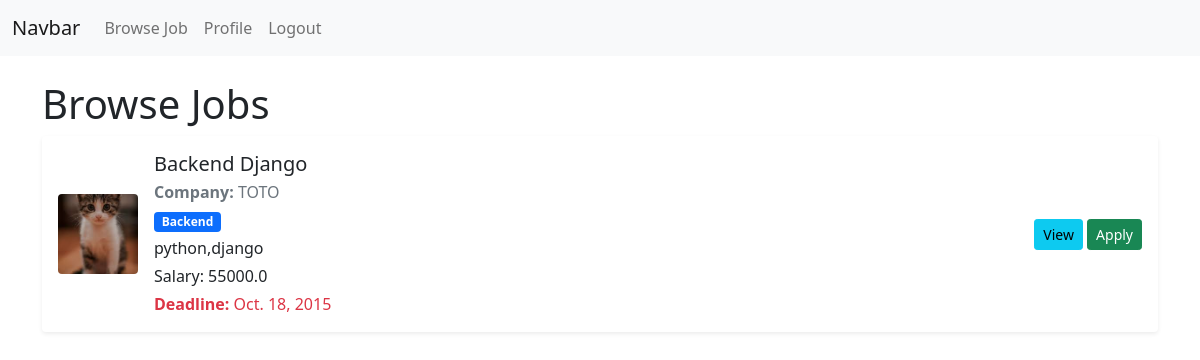
The page /browse-job/ (signed in) on the database its author committed.
### JobPortalApp/models.py (models this page shows, shortened)
class JobPostModel(models.Model):
  posted_by = models.ForeignKey(
    RecruiterProfileModel,
    on_delete=models.CASCADE,
    related_name='job_post_info',
    null=True
  )
  category = models.ForeignKey(
    CategoryModel,
    on_delete=models.CASCADE,
    null=True
  )
  title = models.CharField(max_length=200, null=True)
  number_of_openings = models.PositiveIntegerField(null=True)
  description = models.TextField(null=True)
  skills_set = models.TextField(null=True)
  deadline = models.DateField(null=True)
  salary = models.FloatField(null=True)
  created_at = models.DateField(auto_now_add=True, null=True)
  updated_at = models.DateField(auto_now=True, null=True)
  def __str__(self):
      return f'{self.title}'

class RecruiterProfileModel(models.Model):
  recruiter = models.OneToOneField(
    CustomUserModel,
    on_delete=models.CASCADE,
    related_name='recruiter_profile',
    null=True
  )
  company_name=models.CharField(max_length=100, null=True)
  address = models.TextField(null=True)
  contact = models.CharField(max_length=20, null=True)
  logo = models.ImageField(upload_to='company_logo', null=True)
  created_at = models.DateField(auto_now_add=True, null=True)
  updated_at = models.DateField(auto_now=True, null=True)

class CategoryModel(models.Model):
  name = models.CharField(max_length=200, null=True)

### JobPortalApp/views.py (the view)
# urls.py: path('browse-job/',browse_job_view, name='browse_job_view'),
def browse_job_view(request):
    current_user = request.user
    print(current_user)
    search_query = request.GET.get('search_query')
    job_data = JobPostModel.objects.all()
    print("browse job: ", job_data)
    if  current_user.is_authenticated:
        print("sdlfjsdlfka")
        if current_user.user_type == 'Recruiter':
            try:
                job_data = JobPostModel.objects.filter(posted_by = current_user.recruiter_profile)
            except:
                messages.error(request, 'Please, Update your profile first.')
                return redirect('update_profile_view')
    if search_query:
        job_data = JobPostModel.objects.filter(
            Q(title__icontains = search_query) |
            Q(category__name__icontains = search_query) |
            Q(posted_by__company_name__icontains = search_query)
        )
    context = {
        'job_data': job_data
    }
    return render(request,'browse-jobs.html', context)

### JobPortalApp/models.py (called while the page is built)
  def __str__(self):
      return f'{self.username}'

### JobPortalApp/templates/browse-jobs.html (shortened to what this page needs)
{% extends 'master/base.html' %}
{% block content %}
  <h1>Browse Jobs</h1>
  {% for job in job_data %}
    <div class="card shadow-sm border-0 mb-3 mt-2">
      <div class="card-body">
        <div class="d-flex align-items-center">
          <div class="flex-shrink-0 me-3">
            <img src="{{ job.posted_by.logo.url }}" alt="{{ job.posted_by.company_name }}" class="rounded" style="width: 80px; height: 80px; object-fit: cover;" />
          </div>
          <div class="flex-grow-1">
            <h5 class="mb-1">{{ job.title }}</h5>
            <p class="mb-1 text-muted">
              <strong>Company:</strong>
              {{ job.posted_by.company_name }}
            </p>
            <p class="mb-1">
              <span class="badge bg-primary">{{ job.category.name }}</span>
            </p>
            <p class="mb-1">{{ job.skills_set }}</p>
            <p class="mb-1">Salary: {{ job.salary }}</p>
            <p class="mb-0 text-danger">
              <strong>Deadline:</strong>
              {{ job.deadline }}
            </p>
          </div>
          <div class="text-end">
            <a href="" class="btn btn-sm btn-info">View</a>
            {% if request.user.user_type != 'Recruiter' %}
              <a href="{% url 'apply_job_view' job.id %}" class="btn btn-sm btn-success">Apply</a>
            {% endif %}
          </div>
        </div>
      </div>
    </div>
  {% endfor %}
{% endblock %}

### rows shown on the page
JobPostModel: posted_by.logo (picture), title "Backend Django", posted_by.company_name "TOTO", category.name "Backend", skills_set "python,django", salary "55000.0", deadline "Oct. 18, 2015"
